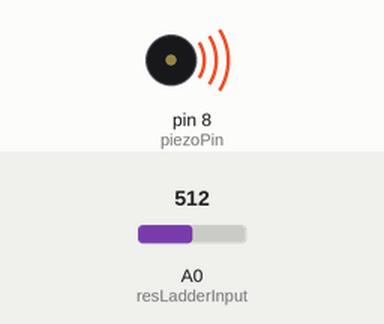
Recording of a program running on a simulated Arduino Uno, built with avr-gcc and run on an emulated ATmega328P. Parts: buzzer (waves = sounding). The test bench sets the inputs (shaded band); at power-on: A0 (resLadderInput) = 512. What the program prints to the serial monitor is not drawn.

Above: at 1.2 s.
1.3 s: A0 (resLadderInput) set to 417
4.3 s: A0 (resLadderInput) set to 390
At 5.4 s:
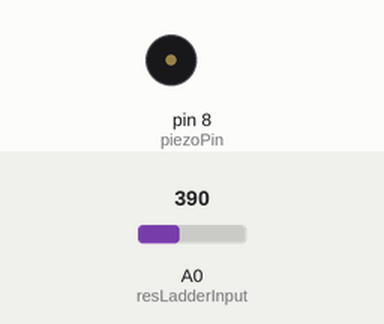
5.8 s: A0 (resLadderInput) set to 410
At 6.5 s:
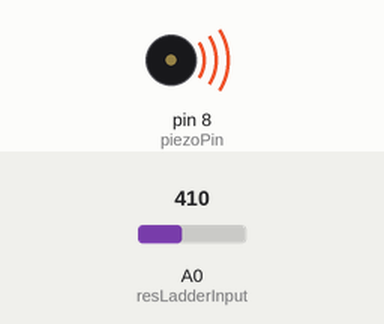
8.8 s: A0 (resLadderInput) set to 306
At 10.0 s:
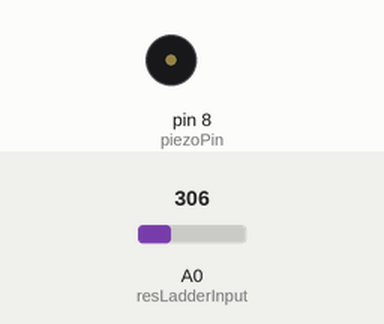
Timing chart, 0 to 11.3 s (numbered marks = the images above; inputs shaded):
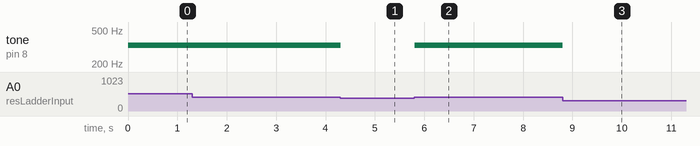

Measured:
- the behaviour switches between 401 and 400 on A0 (resLadderInput) (found by bisection; images 0 and 1)
- after the input at 4.3 s, tone on pin 8 (piezoPin): 330 Hz → silent at once
- after the input at 5.8 s, tone on pin 8 (piezoPin): silent → 330 Hz at once
- after the input at 8.8 s, tone on pin 8 (piezoPin): 330 Hz → silent at once

The program:

main.cpp
```cpp
#include <Arduino.h>

int notes[] = {262, 294, 330, 349};

const int resLadderInput = A0;
const int piezoPin = 8;

void setup()
{
  Serial.begin(115200);
  pinMode(piezoPin, OUTPUT);
}

void loop()
{
  int inputValue = analogRead(resLadderInput);

  Serial.print("Resistor Ladder: ");
  Serial.println(inputValue);

  if (inputValue > 900 && inputValue < 1100)
  {
    tone(piezoPin, notes[1]);
  }
  else if (inputValue > 400 && inputValue < 600)
  {
    tone(piezoPin, notes[2]);

  }
  else if (inputValue > 4 && inputValue < 10)
  {
    tone(piezoPin, notes[3]);
  }
  else
  {
    noTone(piezoPin);
  }
}
```
